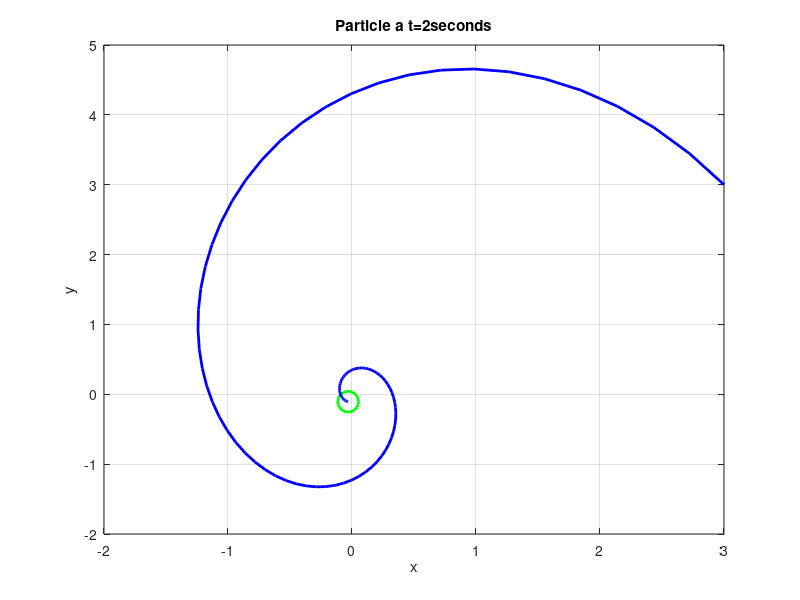

This chart was generated by the following MATLAB code: (Note: this script raises an error after producing the figure.)
function[y]=Differential()
    %% Step 1: Generate Data
    t=linspace(0,2 , 100);
    
    x=[-(1.5).*sin(5.*t) + (3).*cos(5.*t)].*exp(-2.*t);
    y=[(3).*cos(5.*t) + (6).*sin(5.*t)].*exp(-2.*t);
     

    %%Step 2: 
    figure

    for k=1:length(t)
        clf

        t_k=t(k);
        x_k=x(k);
        y_k=y(k);


        plot(x_k,y_k, 'go', 'LineWidth', 2, 'MarkerSize', 15)

        hold on
        plot(x,y,'b-', 'LineWidth',2)

        grid on
        xlabel('x')
        ylabel('y')
        zlabel('z')
        title(['Particle a t=', num2str(t_k),'seconds'])

        view([0 0 0.0001])

        %drawnow

        %pause(0.2)

        movieVector(k)=getframe;


    

    end



mywri= VideoWriter('Spiral','MPEG-4');
mywri.FrameRate=20;

open(mywri);
writeVideo(mywri, movieVector);
close(mywri);


   
end